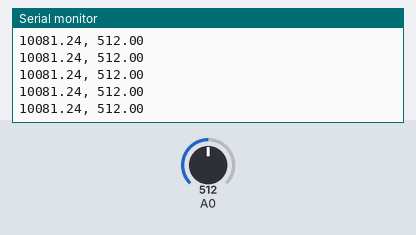
Recording of a sketch running on a simulated Arduino Uno, built with avr-gcc and run on an emulated ATmega328P. Parts: the last lines printed to the serial monitor. The test bench sets the inputs (shaded band); at power-on: A0 = 512.

Above: at 1.2 s.
1.3 s: A0 set to 716
At 1.32 s:
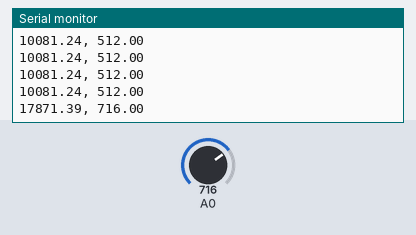
2.8 s: A0 set to 900
At 2.84 s:
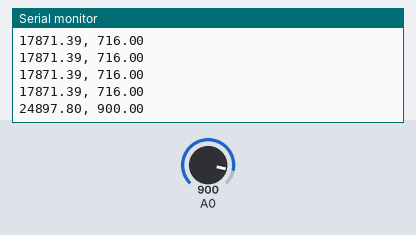
Timing chart, 0 to 5.8 s (numbered marks = the images above; inputs shaded):
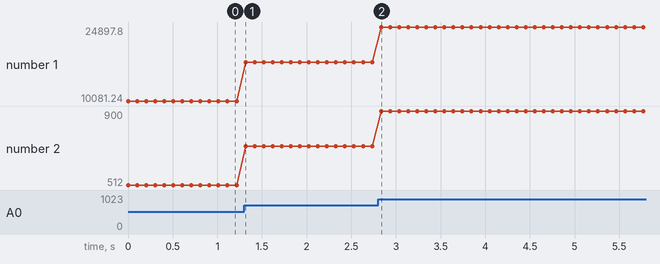

Measured:
- after the input at 1.3 s, the serial monitor: prints a new line at once (image 1)
- after the input at 2.8 s, the serial monitor: prints a new line at once (image 2)
- plotted number 1: 10081.24 → 17871.39 after the input at 1.3 s, 17871.39 → 24897.8 after the input at 2.8 s
- plotted number 2: 512 → 716 after the input at 1.3 s, 716 → 900 after the input at 2.8 s

The sketch:

calibrate_loadcell.ino
```cpp
#include <Arduino.h>
//ロードセルのキャリブレーション
//重さが既知の物体をロードセルにのせる
//ロードセルのアナログの値を読む
//縦軸が重さ、横軸がアナログ値となるようにグラフ作成
//直線近似する
//重さ＝f(アナログ値)
float analog_to_weight_g(float analog_value)
{
  return 38.187 * analog_value - 9470.5;
}

void setup()
{
  Serial.begin(115200);
}

void loop()
{
  float value = analogRead(A0);
  float weight = analog_to_weight_g(value);
  Serial.print(weight);
  Serial.print(", ");
  Serial.println(value);
  delay(100);
}
```
